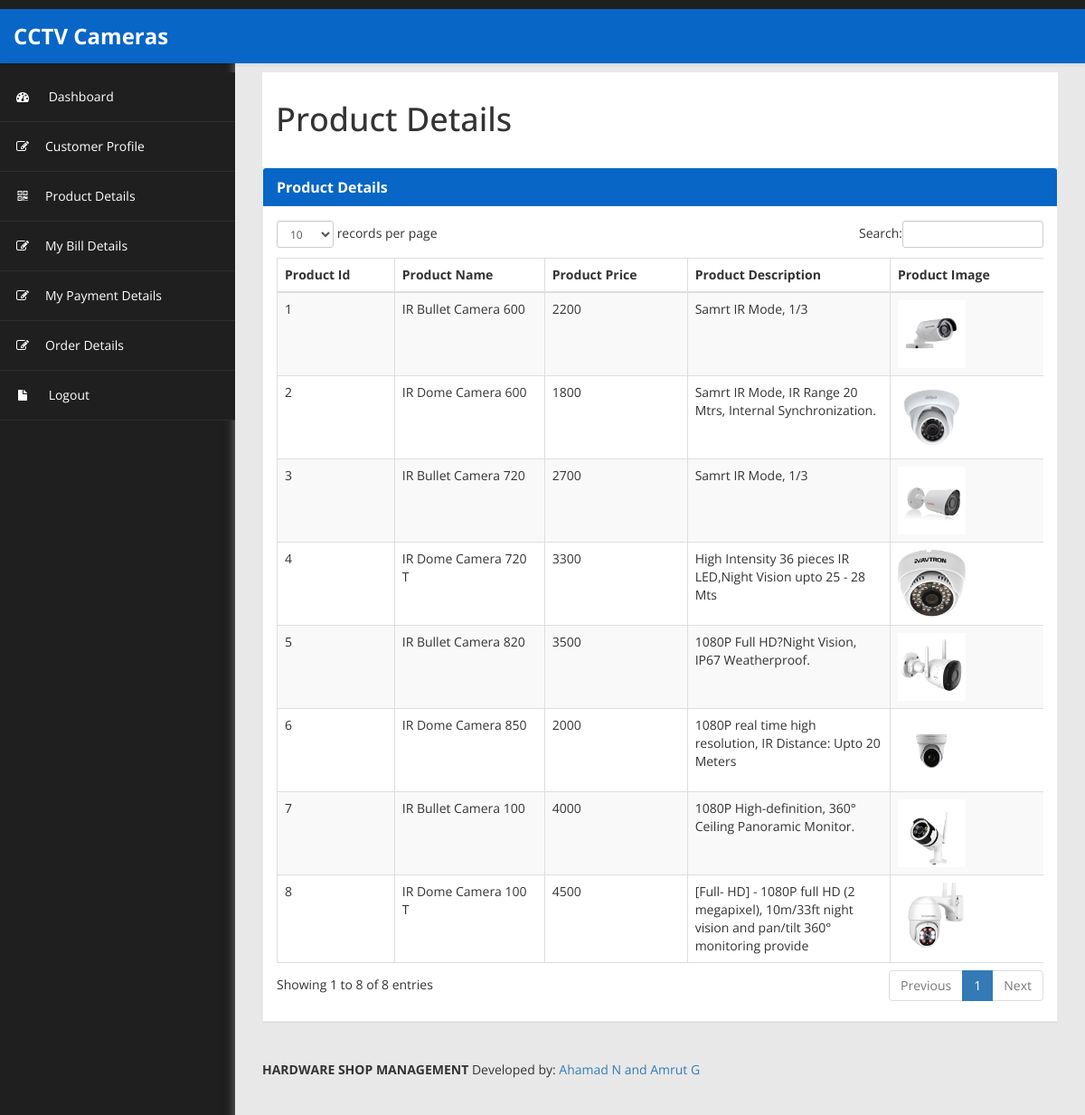
Page /customer/product_view.php (signed in) on the committed database.
### tables this page shows
CREATE TABLE `product_details` (
  `product_id` int(10) NOT NULL,
  `product_name` varchar(20) NOT NULL,
  `product_price` int(20) NOT NULL,
  `product_description` varchar(100) NOT NULL,
  `product_image` varchar(200) NOT NULL,
  `product_model` varchar(255) NOT NULL
);

### customer/product_view.php (the view, shortened to what this page needs)
<!DOCTYPE html>
<html xmlns="http://www.w3.org/1999/xhtml">
<head>
<?php include('metadata.php');?>
<?php include('header.php');?>
<?php include('sidebar.php');?>
</head>
<body>
        <div id="page-wrapper" >
            <div id="page-inner">
			 <div class="row">
                    <div class="col-md-12">
                        <h1 class="page-header">
                           Product Details
                       </h1>
                    </div>
                </div>
            <div class="row">
                <div class="col-md-12">
                    <div class="panel panel-default">
                        <div class="panel-heading">
                            Product Details
                        </div>
                        <div class="panel-body">
                            <div class="table-responsive">
                                <table class="table table-striped table-bordered table-hover" id="dataTables-example">
                                    <thead>
        <th width="115">Product Id</th>
          <th width="152">Product Name</th>
          <th width="144">Product Price</th>
          <th width="210">Product Description</th>
          <th width="155">Product Image</th>
	  </thead>
  <tbody>
	<?php
	$sn=1;
	include('db_connection.php');
	$sql="select * from product_details";
	$res=$conn->query($sql);
	while($row=mysqli_fetch_array($res))
	{
	?>
    <tr>
      <td><?php echo $sn++;?></td>
      <td><?php echo $row['product_name'];?></td>
	  <td><?php echo $row['product_price'];?></td>
	  <td><?php echo $row['product_description'];?></td>
	  <td><img src="../img/<?php echo $row['product_image'];?>" width="75px" height="75px"></td>
    </tr>
	<?php
	}
	?>
 </tbody>
                                </table>
                            </div>
                        </div>
                    </div>
                <?php include('footer.php');?>
			    </div>
            </div>
</body>
</html>

### customer/assets/css/custom-styles.css (style rules this page uses)
body { font-family: 'Open Sans', sans-serif; background: #1F1F1F; }
#page-wrapper { padding: 15px 15px; min-height: 600px; background: #E8E8E8; }
#page-inner { width:100%; margin:10px 20px 10px 0px; background-color:transparent; padding: 15px 30px; min-height:1200px; }
h1, .h1, h2, .h2, h3, .h3 { margin-top: 7px; margin-bottom: -5px; }
.panel { border-radius:0px; }
#page-wrapper { position: relative; top: 55px; box-shadow: 0 0 10px #757575; -moz-box-shadow: 0 0 10px #757575; -webkit-box-shadow: 0 0 10px #757575; }
.page-header { padding-bottom: 9px; margin: 0; border-bottom: 1px solid transparent; text-align: left;background-color: #fff;padding: 32px 22px 32px 15px; }
.panel-default { border-color: #ECECEC; }
.panel-default > .panel-heading { color: #FFF; border-color: #FFF; font-weight:bold; background: #0866C6; font-size: 16px; text-shadow: none; }
.panel-heading { border-bottom: 1px solid transparent; border-top-left-radius: 3px; border-top-right-radius: 3px; }
@media (min-width:768px) { #page-wrapper { margin: 0 0 0 260px; padding: 0; min-height: 1200px; } }

### rows in the picture
product_details: product_name "IR Bullet Camera 600", product_price "2200", product_description "Samrt IR Mode, 1/3", product_image (picture)
product_details: product_name "IR Dome Camera 600", product_price "1800", product_description "Samrt IR Mode, IR Range 20 Mtrs, Internal Synchronization.", product_image (picture)
product_details: product_name "IR Bullet Camera 720", product_price "2700", product_description "Samrt IR Mode, 1/3", product_image (picture)
product_details: product_name "IR Dome Camera 720 T", product_price "3300", product_description "High Intensity 36 pieces IR LED,Night Vision upto 25 - 28 Mts", product_image (picture)
product_details: product_name "IR Bullet Camera 820", product_price "3500", product_description "1080P Full HD?Night Vision, IP67 Weatherproof.", product_image (picture)
product_details: product_name "IR Dome Camera 850", product_price "2000", product_description "1080P real time high resolution, IR Distance: Upto 20 Meters", product_image (picture)
product_details: product_name "IR Bullet Camera 100", product_price "4000", product_description "1080P High-definition, 360° Ceiling Panoramic Monitor.", product_image (picture)
product_details: product_name "IR Dome Camera 100 T", product_price "4500", product_description "[Full- HD] - 1080P full HD (2 megapixel), 10m/33ft night vision and pan/tilt 360° monitoring provide", product_image (picture)
